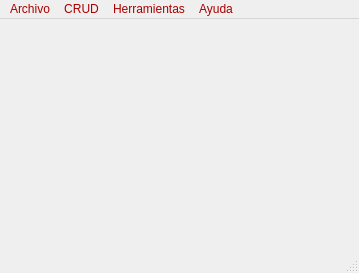
<?xml version="1.0" encoding="UTF-8"?>
<ui version="4.0">
 <class>MainWindow</class>
 <widget class="QMainWindow" name="MainWindow">
  <property name="geometry">
   <rect>
    <x>0</x>
    <y>0</y>
    <width>359</width>
    <height>273</height>
   </rect>
  </property>
  <property name="minimumSize">
   <size>
    <width>359</width>
    <height>273</height>
   </size>
  </property>
  <property name="windowTitle">
   <string>SGBG</string>
  </property>
  <property name="autoFillBackground">
   <bool>true</bool>
  </property>
  <property name="styleSheet">
   <string notr="true">url (:/cct/logo.png)</string>
  </property>
  <widget class="QWidget" name="centralwidget">
   <property name="autoFillBackground">
    <bool>false</bool>
   </property>
   <property name="styleSheet">
    <string notr="true">border-image: url(:/cct/logo.png);</string>
   </property>
  </widget>
  <widget class="QMenuBar" name="menubar">
   <property name="geometry">
    <rect>
     <x>0</x>
     <y>0</y>
     <width>359</width>
     <height>24</height>
    </rect>
   </property>
   <property name="mouseTracking">
    <bool>true</bool>
   </property>
   <property name="styleSheet">
    <string notr="true">color: rgb(170, 0, 0);</string>
   </property>
   <widget class="QMenu" name="menuArchivo">
    <property name="title">
     <string>Archivo</string>
    </property>
    <addaction name="actionGuardar"/>
    <addaction name="actionCargar"/>
    <addaction name="actionSalir"/>
   </widget>
   <widget class="QMenu" name="menuCRUD">
    <property name="title">
     <string>CRUD</string>
    </property>
    <widget class="QMenu" name="menuCuentas">
     <property name="title">
      <string>Cuentas</string>
     </property>
     <addaction name="actionCuentas_Simples"/>
     <addaction name="actionCuentas_de_Plazo_Fijo"/>
     <addaction name="actionCuentas_de_Formacion_de_Fondos"/>
    </widget>
    <addaction name="actionClientes"/>
    <addaction name="actionComerciales"/>
    <addaction name="menuCuentas"/>
   </widget>
   <widget class="QMenu" name="menuHerramientas">
    <property name="title">
     <string>Herramientas</string>
    </property>
    <addaction name="actionCalcular_Interes"/>
    <addaction name="actionDepositar"/>
    <addaction name="actionInteres_Plazo_Fijo_5a"/>
    <addaction name="actionPropietario_Cuenta_Mayor_Saldo"/>
    <addaction name="actionCuenta_Plazo_Fijo_mas_10mil"/>
   </widget>
   <widget class="QMenu" name="menuAyuda">
    <property name="title">
     <string>Ayuda</string>
    </property>
    <addaction name="actionAcerca_de"/>
   </widget>
   <addaction name="menuArchivo"/>
   <addaction name="menuCRUD"/>
   <addaction name="menuHerramientas"/>
   <addaction name="menuAyuda"/>
  </widget>
  <widget class="QStatusBar" name="statusbar"/>
  <action name="actionSalir">
   <property name="text">
    <string>Salir</string>
   </property>
  </action>
  <action name="actionInsertar_Elemento">
   <property name="text">
    <string>Insertar Elemento</string>
   </property>
  </action>
  <action name="actionInfo">
   <property name="text">
    <string>Info</string>
   </property>
  </action>
  <action name="actionAcerca_de">
   <property name="text">
    <string>Acerca de</string>
   </property>
  </action>
  <action name="actionCuenta_Simple">
   <property name="text">
    <string>Cuenta Simple</string>
   </property>
  </action>
  <action name="actionCuenta_Formacion_de_Fondos">
   <property name="text">
    <string>Cuenta Formacion de Fondos</string>
   </property>
  </action>
  <action name="actionCuenta_Plazo_Fijo">
   <property name="text">
    <string>Cuenta Plazo Fijo</string>
   </property>
  </action>
  <action name="actionCuenta_Simple_2">
   <property name="text">
    <string>Cuenta Simple</string>
   </property>
  </action>
  <action name="actionCuenta_Formacion_de_Fondos_2">
   <property name="text">
    <string>Cuenta Formacion de Fondos</string>
   </property>
  </action>
  <action name="actionCuenta_Plazo_Fijo_2">
   <property name="text">
    <string>Cuenta Plazo Fijo</string>
   </property>
  </action>
  <action name="actionCuenta_Simple_3">
   <property name="text">
    <string>Cuenta Simple</string>
   </property>
  </action>
  <action name="actionCuenta_Simple_4">
   <property name="text">
    <string>Cuenta Simple</string>
   </property>
  </action>
  <action name="actionCuenta_Formacion_de_Fondos_3">
   <property name="text">
    <string>Cuenta Formacion de Fondos</string>
   </property>
  </action>
  <action name="actionCuenta_Plazo_Fijo_3">
   <property name="text">
    <string>Cuenta Plazo Fijo</string>
   </property>
  </action>
  <action name="actionCuenta_Formacion_de_Fondos_4">
   <property name="text">
    <string>Cuenta Formacion de Fondos</string>
   </property>
  </action>
  <action name="actionCuenta_Plazo_Fijo_4">
   <property name="text">
    <string>Cuenta Plazo Fijo</string>
   </property>
  </action>
  <action name="actionCliente">
   <property name="text">
    <string>Cliente</string>
   </property>
  </action>
  <action name="actionComercial">
   <property name="text">
    <string>Comercial</string>
   </property>
  </action>
  <action name="actionCliente_2">
   <property name="text">
    <string>Cliente</string>
   </property>
  </action>
  <action name="actionComercial_2">
   <property name="text">
    <string>Comercial</string>
   </property>
  </action>
  <action name="actionCliente_3">
   <property name="text">
    <string>Cliente</string>
   </property>
  </action>
  <action name="actionComercial_3">
   <property name="text">
    <string>Comercial</string>
   </property>
  </action>
  <action name="actionCliente_4">
   <property name="text">
    <string>Cliente</string>
   </property>
  </action>
  <action name="actionComercial_4">
   <property name="text">
    <string>Comercial</string>
   </property>
  </action>
  <action name="actionCalcular_Interes">
   <property name="text">
    <string>Calcular Interes</string>
   </property>
  </action>
  <action name="actionDepositar">
   <property name="text">
    <string>Depositar y Retirar</string>
   </property>
  </action>
  <action name="actionInteres_Plazo_Fijo_5a">
   <property name="text">
    <string>Interes Plazo Fijo 5a</string>
   </property>
  </action>
  <action name="actionPropietario_Cuenta_Mayor_Saldo">
   <property name="text">
    <string>Propietario Cuenta Mayor Saldo</string>
   </property>
  </action>
  <action name="actionCuenta_Plazo_Fijo_mas_10mil">
   <property name="text">
    <string>Cuenta Plazo Fijo +10mil</string>
   </property>
  </action>
  <action name="actionGuardar">
   <property name="text">
    <string>Guardar</string>
   </property>
  </action>
  <action name="actionCargar">
   <property name="text">
    <string>Cargar</string>
   </property>
  </action>
  <action name="actionCuentas_Simples">
   <property name="text">
    <string>Cuentas Simples</string>
   </property>
  </action>
  <action name="actionCuentas_de_Plazo_Fijo">
   <property name="text">
    <string>Cuentas de Plazo Fijo</string>
   </property>
  </action>
  <action name="actionCuentas_de_Formacion_de_Fondos">
   <property name="text">
    <string>Cuentas de Formacion de Fondos</string>
   </property>
  </action>
  <action name="actionClientes">
   <property name="text">
    <string>Clientes</string>
   </property>
  </action>
  <action name="actionComerciales">
   <property name="text">
    <string>Comerciales</string>
   </property>
  </action>
 </widget>
 <resources>
  <include location="../media/logo.qrc"/>
 </resources>
 <connections/>
</ui>
